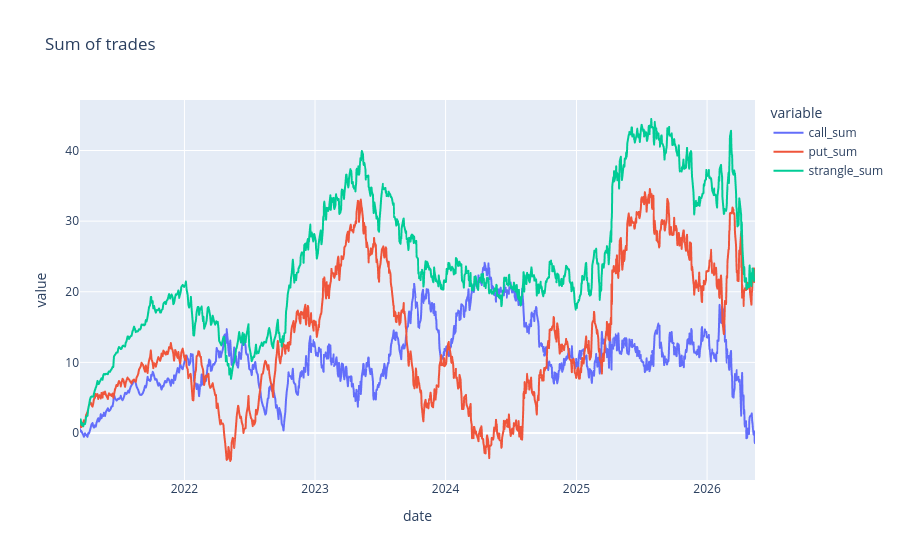

The notebook cell this image was saved under:
### Code cell
px.line(df_roll[['call_sum', 'put_sum', 'strangle_sum']].iloc[30:], title='Sum of trades')

### Figure 1 — Plotly figure (JSON) as saved in the notebook; plotly's stock layout.template omitted (floating-point values rounded to 4 significant figures; data arrays with more than 128 entries replaced by an {"elided": "..."} marker saying what was removed)
{"data": [{"hovertemplate": "variable=call_sum<br>date=%{x}<br>value=%{y}<extra></extra>", "legendgroup": "call_sum", "line": {"color": "#636efa", "dash": "solid"}, "marker": {"symbol": "circle"}, "mode": "lines", "name": "call_sum", "showlegend": true, "x": {"elided": "1142 str values"}, "xaxis": "x", "y": {"elided": "1142 float values"}, "yaxis": "y", "type": "scattergl"}, {"hovertemplate": "variable=put_sum<br>date=%{x}<br>value=%{y}<extra></extra>", "legendgroup": "put_sum", "line": {"color": "#EF553B", "dash": "solid"}, "marker": {"symbol": "circle"}, "mode": "lines", "name": "put_sum", "showlegend": true, "x": {"elided": "1142 str values"}, "xaxis": "x", "y": {"elided": "1142 float values"}, "yaxis": "y", "type": "scattergl"}, {"hovertemplate": "variable=strangle_sum<br>date=%{x}<br>value=%{y}<extra></extra>", "legendgroup": "strangle_sum", "line": {"color": "#00cc96", "dash": "solid"}, "marker": {"symbol": "circle"}, "mode": "lines", "name": "strangle_sum", "showlegend": true, "x": {"elided": "1142 str values"}, "xaxis": "x", "y": {"elided": "1142 float values"}, "yaxis": "y", "type": "scattergl"}], "layout": {"xaxis": {"anchor": "y", "domain": [0.0, 1.0], "title": {"text": "date"}}, "yaxis": {"anchor": "x", "domain": [0.0, 1.0], "title": {"text": "value"}}, "legend": {"title": {"text": "variable"}, "tracegroupgap": 0}, "title": {"text": "Sum of trades"}}}
